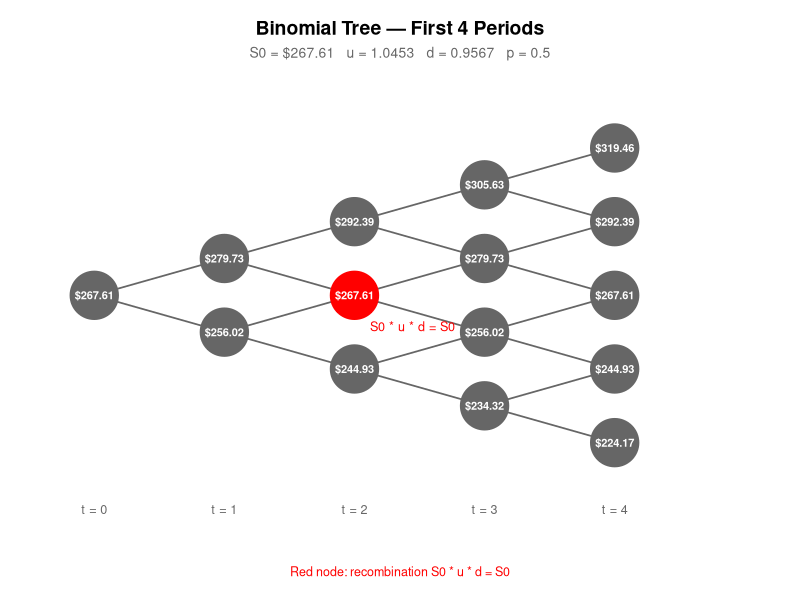

This chart was generated by the following R code: (Note: this script raises an error after producing the figure.)
## ---- chunk 1
knitr::opts_chunk$set(message = FALSE, warning = FALSE, echo = TRUE, eval = TRUE)
## ---- chunk 2
library(readxl)
library(dplyr)
library(ggplot2)
## ---- chunk 3
getwd()
setwd("C:/William/University_GitHub/Stochastic Method in Finance/Assignment")
data <- read_excel("AAPL.xlsx")
## ---- chunk 4
# Convert date to Date format
data$Date <- as.Date(data$Date)

# Rename AAPL.US to Price
colnames(data)[colnames(data) == "AAPL.US"] <- "Price"

# Convert Price to numeric (in case it was read as character)
data$Price <- as.numeric(data$Price)

# Sort ascending (oldest first)
data <- data[order(data$Date), ]

# Filter to 2020 onwards
data <- data[data$Date >= as.Date("2020-01-01"), ]

# Drop unnecessary columns (keep only Date and Price)
data <- data[, c("Date", "Price")]

# Remove any rows with NA
data <- na.omit(data)
## ---- chunk 5
cat("Date range:  ", format(min(data$Date)), "to", format(max(data$Date)), "\n")
cat("Observations:", nrow(data), "\n")
cat("Date class:  ", class(data$Date), "\n")
cat("Price class: ", class(data$Price), "\n")
cat("Any NAs:     ", anyNA(data), "\n")

head(data)
tail(data)
## ---- chunk 6
n <- 25           # number of periods
r <- 0.01         # interest rate per annum
S0 <- 267.6100    # Close value on the 27th April 2026 
p <- 0.5          # probability of a up or down
T <- 6/12         # anualise the maturity
delta_t <- T/n    # go from discrete to continuous Random walk to Brownian motion

## ---- chunk 7
#Daily log returns 
returns <- diff(log(data$Price)) #Calculate the daily log returns, slide 

sigma_daily <- sd(returns, na.rm = TRUE) #Calculate the standard deviation, remove na values

sigma <- sigma_daily * sqrt(250) #calculate the annualized volatility, given in assignment

#Up and down factors 
u <- exp(sigma * sqrt(delta_t))     #page 2
d <- exp(-sigma * sqrt(delta_t))

## ---- chunk 8
# Initialize price tree
stock_tree <- matrix(0, nrow = n + 1, ncol = n + 1)

for (i in 0:n) {        # i = time step
  for (j in 0:i) {      # j = number of up moves
    stock_tree[i - j + 1, i + 1] <- S0 * u^j * d^(i - j)
  }
}

print(stock_tree)
#middle node at maturity [13;25] = S0

# All non-zero terminal nodes
terminal <- stock_tree[stock_tree[, n + 1] != 0, n + 1]

cat("# of terminal nodes:", length(terminal), "\n")
cat("Maximum price:           ", max(terminal), "\n")
cat("Minimum price:           ", min(terminal), "\n")
cat("Middle node (~S0):       ", median(terminal), "\n")

# All terminal prices
cat("\nAll terminal prices:\n")
print(round(terminal, 2))

# Binonmial tree visual 
tree_nodes <- data.frame()
for (i in 0:4) {
  for (j in 0:i) {
    price       <- S0 * u^j * d^(i - j)
    is_reconcile <- (i == 2 & j == 1)
    tree_nodes  <- rbind(tree_nodes, data.frame(
      t         = i,
      y         = j - i/2,
      price     = round(price, 2),
      reconcile = is_reconcile
    ))
  }
}

tree_edges <- data.frame()
for (i in 0:3) {
  for (j in 0:i) {
    y_current <- j - i/2
    tree_edges <- rbind(tree_edges, data.frame(
      x = i, xend = i + 1,
      y = y_current, yend = (j + 1) - (i + 1)/2
    ))
    tree_edges <- rbind(tree_edges, data.frame(
      x = i, xend = i + 1,
      y = y_current, yend = j - (i + 1)/2
    ))
  }
}

p_tree <- ggplot() +
  geom_segment(data = tree_edges,
               aes(x = x, xend = xend, y = y, yend = yend),
               color = "grey40", linewidth = 0.6) +
  geom_point(data = tree_nodes[!tree_nodes$reconcile, ],
             aes(x = t, y = y),
             size = 16, color = "grey40") +
  geom_point(data = tree_nodes[tree_nodes$reconcile, ],
             aes(x = t, y = y),
             size = 16, color = "red") +
  geom_text(data = tree_nodes,
            aes(x = t, y = y, label = paste0("$", price)),
            color = "white", size = 2.8, fontface = "bold") +
  annotate("text",
           x = tree_nodes$t[tree_nodes$reconcile] + 0.12,
           y = tree_nodes$y[tree_nodes$reconcile] - 0.42,
           label = "S0 * u * d = S0",
           color = "red", size = 3.2, hjust = 0) +
  annotate("text",
           x = 0:4, y = rep(-2.9, 5),
           label = paste0("t = ", 0:4),
           size = 3.2, color = "grey40") +
  scale_x_continuous(limits = c(-0.3, 5.0)) +
  scale_y_continuous(limits = c(-3.2, 2.6)) +
  labs(
    title    = "Binomial Tree — First 4 Periods",
    subtitle = paste0("S0 = $", round(S0, 2),
                      "   u = ", round(u, 4),
                      "   d = ", round(d, 4),
                      "   p = ", p),
    caption  = "Red node: recombination S0 * u * d = S0"
  ) +
  theme_void() +
  theme(
    plot.title    = element_text(size = 14, face = "bold",
                                 hjust = 0.5, margin = margin(b = 5)),
    plot.subtitle = element_text(size = 10, hjust = 0.5,
                                 color = "grey40", margin = margin(b = 15)),
    plot.caption  = element_text(size = 9, hjust = 0.5,
                                 color = "red", margin = margin(t = 10)),
    plot.margin   = margin(15, 15, 15, 15)
  )

print(p_tree)
## ---- chunk 9
# Using forward induction to have cumulative sum C_t along each path, chapter 2 slide 28
#2^25 node to compute = way too much for R -> 

states <- data.frame(
  S      = S0,
  C      = S0,
  weight = 1.0      # physical probability weight (p = 0.5)
)

for (step in 1:n) {
  up <- data.frame(
    S      = states$S * u,
    C      = states$C + states$S * u,
    weight = states$weight * p
  )
  down <- data.frame(
    S      = states$S * d,
    C      = states$C + states$S * d,
    weight = states$weight * (1 - p)
  )
  states <- rbind(up, down)
}

# Compute arithmetic average for each terminal path
states$S_bar <- states$C / (n + 1)

cat("\n=== Task (ii): Arithmetic Average Summary ===\n")
cat("Number of terminal paths:", nrow(states), "\n")
cat("Max average price:  $", round(max(states$S_bar), 4), "\n")
cat("Min average price:  $", round(min(states$S_bar), 4), "\n")
cat("Mean of averages:   $", round(mean(states$S_bar), 4), "\n")

averages_list <- sort(states$S_bar, decreasing = TRUE)


# Plot 2: Distribution of Terminal prices, Using binomial formula with p = 0.5 (physical probability)

j_vals   <- 0:n
prices_T <- S0 * u^j_vals * d^(n - j_vals)
probs_p  <- choose(n, j_vals) * (0.5)^n

terminal_df <- data.frame(
  price = prices_T,
  prob  = probs_p
)

p_dist <- ggplot(terminal_df, aes(x = price, y = prob)) +
  geom_col(fill = "grey40", alpha = 0.85, width = diff(range(prices_T))/30) +
  geom_vline(xintercept = S0,
             color = "red", linetype = "dashed", linewidth = 0.8) +
  annotate("text",
           x = S0 + diff(range(prices_T)) * 0.03,
           y = max(probs_p) * 0.93,
           label = paste0("S0 = $", round(S0, 2)),
           color = "red", size = 3.5, hjust = 0) +
  labs(
    title    = "Distribution of Terminal Stock Prices at t = n",
    subtitle = paste0("n = ", n, " periods   |  Physical Probability p = 0.5"),
    x        = "Terminal Stock Price ($)",
    y        = "Probability"
  ) +
  scale_x_continuous(labels = scales::dollar_format()) +
  scale_y_continuous(labels = scales::percent_format(accuracy = 0.1)) +
  theme_minimal() +
  theme(
    plot.title       = element_text(size = 14, face = "bold", hjust = 0.5),
    plot.subtitle    = element_text(size = 10, hjust = 0.5, color = "grey40"),
    axis.title       = element_text(size = 10),
    panel.grid.minor = element_blank()
  )

print(p_dist)

# PLOT 3: DISTRIBUTION OF TERMINAL AVERAGES ─────────────

p_avg <- ggplot(states, aes(x = S_bar, weight = weight)) +
  geom_histogram(bins = 50, fill = "grey40", alpha = 0.85, color = "white") +
  geom_vline(xintercept = S0,
             color = "red", linetype = "dashed", linewidth = 0.8) +
  annotate("text",
           x = S0 + 1, y = Inf, vjust = 2,
           label = paste0("S\u2080 = $", round(S0, 2)),
           color = "red", size = 3.5, hjust = 0) +
  labs(
    title    = "Distribution of Arithmetic Averages at Maturity",
    subtitle = paste0(nrow(states), " paths   |   p = 0.5"),
    x        = "Arithmetic Average Price ($)",
    y        = "Number of Paths"
  ) +
  scale_x_continuous(labels = scales::dollar_format()) +
  theme_minimal() +
  theme(
    plot.title       = element_text(size = 14, face = "bold", hjust = 0.5),
    plot.subtitle    = element_text(size = 10, hjust = 0.5, color = "grey40"),
    axis.title       = element_text(size = 10),
    panel.grid.minor = element_blank()
  )

print(p_avg)
## ---- chunk 10
# Need to compute the risk neutral probability under which there is no arbitrage opportunity (Fundamental Theorem of Asset Pricing)

# define the one-step risk-free growth factor
R_period <- 1 + (r*delta_t)
# define the risk-neutral probability
q <- (R_period-d)/(u - d)
# define the discount factor (for future return)
discount <- 1 / R_period

# print recap of all value needed for the rest of the code
cat("Daily volatility:         ", sigma_daily, "\n")
cat("Annual volatility:        ", sigma, "\n")
cat("Up factor u:              ", u, "\n")
cat("Down factor d:            ", d, "\n")
cat("One-step growth R_period: ", R_period, "\n")
cat("Risk-neutral prob. q:     ", q, "\n")
cat("Discount factor:          ", discount, "\n")

## ---- chunk 11
# we need to compute the payoff at maturity for every path.
states$payoff <- pmax(states$S - states$S_bar, 0)

# print the recap of the payoff ___________________________
cat("\n Floating-Strike Asian Call Payoff\n")
cat("Number of terminal paths: ", nrow(states), "\n")
cat("Minimum payoff:          $", round(min(states$payoff), 4), "\n")
cat("Maximum payoff:          $", round(max(states$payoff), 4), "\n")
cat("Mean payoff:             $", round(mean(states$payoff), 4), "\n")
cat("Median payoff:           $", round(median(states$payoff), 4), "\n")
cat("Share positive payoffs:   ", round(mean(states$payoff > 0) * 100, 2), "%\n")

# Plot the distribution of the payoff at maturity
p_payoff <- ggplot(states, aes(x = payoff)) +
  geom_histogram(bins = 50, fill = "grey40", color = "white", alpha = 0.8) +
  geom_vline(xintercept = mean(states$payoff),
             color = "red", linetype = "dashed", linewidth = 0.8) +
  annotate("text",
           x = mean(states$payoff) + 1,
           y = Inf, vjust = 2,
           label = paste0("Mean = $", round(mean(states$payoff), 2)),
           color = "red", size = 3.5, hjust = 0) +
  labs(
    title = "Distribution of Potential Payoffs at Maturity",
    subtitle = "Unweighted across all terminal paths",
    x = "Payoff at maturity",
    y = "Frequency"
  ) +
  theme_minimal()

p_payoff

ggsave("figures/payoff_distribution.pdf", plot = p_payoff, 
       width = 7, height = 4)

# Jitter plot in order to showcase how the terminal payoff of the option is related to the average price of the stock of AAPL

set.seed(42)
states_sample <- states[sample(nrow(states), 80000), ]

payoff_vs_terminal <- ggplot(states_sample, aes(x = S, y = payoff)) +
  geom_jitter(alpha = 0.03, size = 0.3, color = "red",
              width = 5, height = 0) +
  labs(
    title    = "Payoff vs Terminal Stock Price",
    subtitle = "Horizontal spread reveals path dependence:\n same Sn, different averages",
    x = expression(Terminal~stock~price~S[n]),
    y = "Payoff ($)"
  ) +
  theme_minimal()

payoff_vs_terminal

ggsave("figures/payoff_vs_terminal.pdf", plot = payoff_vs_terminal, 
       width = 7, height = 4)
## ---- chunk 12
# plot the distribution of terminal value under both probability in order to compare them
j_vals   <- 0:n
prices_T <- S0 * u^j_vals * d^(n - j_vals)

# Physical distribution (p = 0.5)
probs_p <- choose(n, j_vals) * p^j_vals * (1 - p)^(n - j_vals)

# Risk-neutral distribution (q)
probs_q <- choose(n, j_vals) * q^j_vals * (1 - q)^(n - j_vals)

dist_df <- data.frame(
  price = rep(prices_T, 2),
  prob  = c(probs_p, probs_q),
  measure = rep(c("Physical (p = 0.5)", "Risk-neutral (q)"), each = n + 1)
)

ggplot(dist_df, aes(x = price, y = prob, fill = measure)) +
  geom_col(position = "dodge", alpha = 0.7, width = diff(range(prices_T)) / 35) +
  geom_vline(xintercept = S0, linetype = "dashed", color = "black", linewidth = 0.5) +
  annotate("text", x = S0 + 5, y = max(c(probs_p, probs_q)) * 0.95,
           label = paste0("S0 = $", round(S0, 2)),
           size = 3.5, hjust = 0) +
  scale_fill_manual(values = c("Physical (p = 0.5)" = "grey40",
                                "Risk-neutral (q)" = "red")) +
  labs(
    title    = "Terminal Price Distribution: Physical vs Risk-Neutral",
    subtitle = paste0("q = ", round(q, 4), " vs p = 0.5 — risk-neutral shifts mass rightward"),
    x = expression(Terminal~stock~price~S[n]),
    y = "Probability",
    fill = "Measure"
  ) +
  theme_minimal() +
  theme(legend.position = "bottom")
## ---- chunk 13
# we have each terminal payoff
values <- states$payoff 

# in order to use backward induction: we need to start from the payoff at maturity and then loops through each iteration until we reach time 0 (starting point)

for (step in n:1) {
  half   <- length(values) / 2
  # split the tree in two parts (the part above is all the value that ended with an up and the part below is all the down)
  v_up   <- values[1:half]
  v_down <- values[(half + 1):length(values)]
  values <- discount * (q * v_up + (1 - q) * v_down)
  # we compute the probability of having the up and the down before discounting them by the period factor
  # Loop through all the iteration of the tree in order to reach the starting point (unique V0)
}

V0_b<- values
cat(" Option price at t = 0 with backward induction: $", round(V0_b,4))

## ---- chunk 14
# Control if both model gives the same value:

# find the number of up moves for each path
states$up_moves <- round((log(states$S / S0) - n * log(d)) / (log(u) - log(d))) 

# Risk-neutral probability of each individual path
states$rn_weight <- q^states$up_moves * (1 - q)^(n - states$up_moves)

# Expected payoff under the risk-neutral measure
expected_payoff <- sum(states$rn_weight * states$payoff)

# Discount the expected payoff back to time 0
V0_f<- discount^n * expected_payoff

cat(" The option price at T = 0 with direct forward calculation: $", round(V0_f,4))

## ---- chunk 15

raw <- data
raw$AAPL <- raw$Price

# Helper: estimate σ from a data sub-window and re-price
# Uses the same forward enumeration + risk-neutral pricing as Tasks ii/iii/v
reprice_window <- function(data_subset, S0, r, T, n, p = 0.5) {
  log_ret   <- diff(log(data_subset$AAPL))
  sig_daily <- sd(log_ret, na.rm = TRUE)
  sig_ann   <- sig_daily * sqrt(250)

  # Recompute tree parameters with the new sigma
  dt    <- T / n
  u_new <- exp( sig_ann * sqrt(dt))
  d_new <- exp(-sig_ann * sqrt(dt))
  R_new <- exp(r * dt)
  q_new <- (R_new - d_new) / (u_new - d_new)

  # Forward enumeration of all 2^n paths (same logic as Task ii)
  states <- data.frame(S = S0, C = S0, weight = 1.0)
  for (step in 1:n) {
    up   <- data.frame(S      = states$S * u_new,
                       C      = states$C + states$S * u_new,
                       weight = states$weight * p)
    down <- data.frame(S      = states$S * d_new,
                       C      = states$C + states$S * d_new,
                       weight = states$weight * (1 - p))
    states <- rbind(up, down)
  }

  # Payoff and risk-neutral pricing (same logic as Task v)
  states$S_bar    <- states$C / (n + 1)
  states$payoff   <- pmax(states$S - states$S_bar, 0)
  states$up_moves <- round((log(states$S / S0) - n * log(d_new)) /
                             (log(u_new) - log(d_new)))
  states$rn_weight <- q_new^states$up_moves * (1 - q_new)^(n - states$up_moves)

  price <- exp(-r * T) * sum(states$rn_weight * states$payoff)
  list(sigma_daily = sig_daily, sigma_ann = sig_ann, price = price)
}

# Define the four estimation windows
windows <- list(
  list(start = "2020-01-01", end = "2026-12-31", label = "Full window (2020-2026)"),
  list(start = "2021-01-01", end = "2026-12-31", label = "Post-COVID (2021-2026)"),
  list(start = "2023-01-01", end = "2026-12-31", label = "Recent 3 years (2023-2026)"),
  list(start = "2025-04-01", end = "2026-12-31", label = "Recent 12 months")
)

# Run for each window
window_results <- data.frame(
  Window       = character(),
  N_obs        = integer(),
  sigma_daily  = numeric(),
  sigma_ann    = numeric(),
  option_price = numeric(),
  stringsAsFactors = FALSE
)

for (w in windows) {
  sub <- subset(raw, Date >= as.Date(w$start) & Date <= as.Date(w$end))
  sub <- sub[order(sub$Date), ]
  res <- reprice_window(sub, S0, r, T, n)
  window_results <- rbind(window_results, data.frame(
    Window       = w$label,
    N_obs        = nrow(sub) - 1,
    sigma_daily  = res$sigma_daily,
    sigma_ann    = res$sigma_ann,
    option_price = res$price,
    stringsAsFactors = FALSE
  ))
}

# Print results
print(window_results)

cat(sprintf("\nσ range:     [%.4f, %.4f]  (Δ = %.4f)\n",
            min(window_results$sigma_ann),
            max(window_results$sigma_ann),
            diff(range(window_results$sigma_ann))))
cat(sprintf("Price range: [%.4f, %.4f]  (Δ = %.4f USD)\n",
            min(window_results$option_price),
            max(window_results$option_price),
            diff(range(window_results$option_price))))

# Plot
ggplot(window_results, aes(x = option_price, y = Window)) +
  geom_segment(aes(x    = min(option_price) * 0.99,
                   xend = option_price,
                   y    = Window, yend = Window),
               colour = "grey70", linewidth = 0.6) +
  geom_point(aes(colour = sigma_ann), size = 5) +
  geom_text(aes(label = sprintf("$%.2f  (sigma = %.3f)",
                                option_price, sigma_ann)),
            hjust = -0.15, vjust = -0.8, size = 3.2) +
  scale_colour_gradient(low = "#2166ac", high = "#d6604d",
                        name = "sigma (annual)",
                        breaks = c(0.26, 0.28, 0.30, 0.313),
                        labels = c("0.260", "0.280", "0.300", "0.313")) +
  scale_x_continuous(
    labels = scales::dollar_format(),
    expand = expansion(mult = c(0.02, 0.45))
  ) +
  labs(
    title    = "Option Price Sensitivity to sigma Estimation Window",
    subtitle = paste0("Each point is V0 re-priced using sigma from a different sub-period.\n",
                      "r = 1%, S0 = $", round(S0, 2), ", T = 0.5, n = 25."),
    x = "Option price at t = 0 (USD)",
    y = NULL
  ) +
  theme_minimal(base_size = 11) +
  theme(
    plot.title    = element_text(face = "bold", hjust = 0.5),
    plot.subtitle = element_text(hjust = 0.5, colour = "grey40"),
    legend.position = "bottom",
    legend.key.width = unit(2, "cm")
  )
## ---- chunk 16

# Step 1: Analytical variance and price
# From the derivations, we know that Var(D_n) = S0^2 * sigma^2 * (T/6) * (2n+1)/(n+1)

var_Dn <- S0^2 * sigma^2 * (T / 6) * (2 * n + 1) / (n + 1)
sd_Dn  <- sqrt(var_Dn)

# As we are in continuous time, we define the discount factor as
discount_total <- exp(-r * T)

#The derivations yield the result that V0_approx = discount_total * sd_Dn / sqrt(2 * pi)

V0_approx <- discount_total * sd_Dn / sqrt(2 * pi)

#In this first step, we calculate the analytical variance of D_n and the option price V_0
cat("\nTask (vii): Normal Approximation (continuous time)\n")
cat("Var(D_n) analytical:      ",  round(var_Dn,    4), "\n")
cat("SD(D_n)  analytical:      $", round(sd_Dn,     4), "\n")
cat("Discount factor e^{-rT}:  ",  round(exp(-r*T), 6), "\n")
cat("Approx. option price V0:  $", round(V0_approx, 4), "\n")

# Step 2: Validate variance against empirical paths using states data frame from forward induction
states$D_n <- states$S - states$S_bar

emp_mean <- weighted.mean(states$D_n, states$weight)
emp_var  <- sum(states$weight * (states$D_n - emp_mean)^2)
emp_sd   <- sqrt(emp_var)

cat("\nValidation against simulated paths (p = 0.5)\n")
cat("Empirical mean  of D_n:  $", round(emp_mean, 6), "\n")
cat("Empirical Var   of D_n:  ",  round(emp_var,  4), "\n")
cat("Empirical SD    of D_n:  $", round(emp_sd,   4), "\n")
cat("Analytical SD   of D_n:  $", round(sd_Dn,    4), "\n")
cat("Relative error:           ",
    round(abs(emp_sd - sd_Dn) / sd_Dn * 100, 4), "%\n")

# Step 3: Compare all three prices
cat("\nPrice comparison\n")
cat("Backward induction   V0_b:      $", round(V0_b,      4), "\n")
cat("Forward calculation  V0_f:      $", round(V0_f,      4), "\n")
cat("Normal approximation V0_approx: $", round(V0_approx, 4), "\n")
cat("Diff (V0_f - V0_approx):        $",
    round(V0_f - V0_approx, 4), "\n")
cat("Relative diff:                   ",
    round(abs(V0_f - V0_approx) / V0_f * 100, 4), "%\n")

# Step 4: Sensitivity of V0_approx to n
n_grid <- seq(5, 100, by = 5)

V0_n_grid <- exp(-r * T) *
             S0 * sigma * sqrt(T / 6) *
             sqrt((2 * n_grid + 1) / (n_grid + 1)) /
             sqrt(2 * pi)

#formula for V_0 when n tends to infinity
V0_inf <- exp(-r * T) * S0 * sigma * sqrt(T / 3) / sqrt(2 * pi)

sens_df <- data.frame(n = n_grid, V0 = V0_n_grid)

p_sensitivity <- ggplot(sens_df, aes(x = n, y = V0)) +
  geom_line(color = "grey30", linewidth = 0.9) +
  geom_point(color = "grey30", size = 2) +
  geom_point(data = data.frame(n = 25, V0 = V0_approx),
             aes(x = n, y = V0),
             color = "red", size = 4) +
  geom_hline(yintercept = V0_inf,
             linetype = "dashed", color = "grey50", linewidth = 0.7) +
 annotate("text",
         x = 55, y = V0_inf * 1.003,
         label = paste0("asymptote : V0 = $", round(V0_inf, 2)),
         color = "grey40", size = 3.2, hjust = 0.5) +
  annotate("text",
           x = 28, y = V0_approx * 0.993,
           label = paste0("n = 25 : $", round(V0_approx, 2)),
           color = "red", size = 3.2, hjust = 0) +
  labs(
    x = "Number of periods n",
    y = "Approximate option price ($)"
  ) +
  scale_y_continuous(labels = scales::dollar_format()) +
  theme_minimal() +
  theme(
    plot.title       = element_text(size = 14, face = "bold", hjust = 0.5),
    plot.subtitle    = element_text(size = 10, hjust = 0.5, color = "grey40"),
    axis.title       = element_text(size = 10),
    panel.grid.minor = element_blank()
  )

print(p_sensitivity)
ggsave("figures/normal_approx_sensitivity_n.pdf",
       plot = p_sensitivity, width = 7, height = 4)
